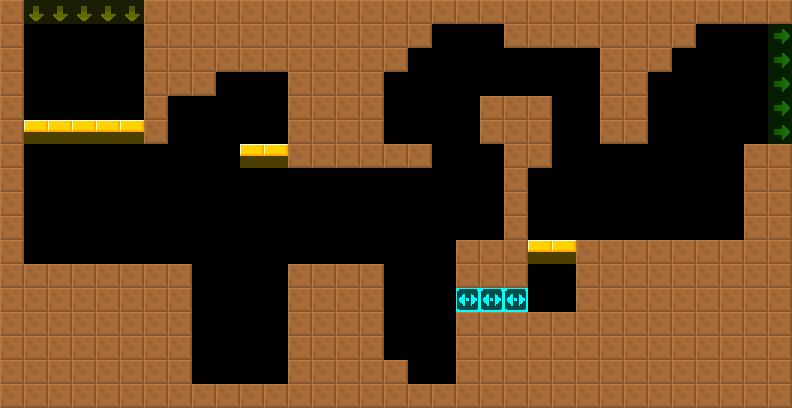

This is a level from a 2D game, rendered from its Tiled map with the project's own tilesets. A one-line summary and the map file follow, with tile-layer data summarised:
An orthogonal 33x17 tile map with 24x24 px tiles, 2 tile layers (col, lnk), 2 tilesets and 8 objects (3x Spikes, 2x AutoRetractableSpikes, 2x RetractableSpikes, FakeBlackWall).

<map version="1.4" tiledversion="1.4.2" orientation="orthogonal" renderorder="right-down" width="33" height="17" tilewidth="24" tileheight="24" infinite="0" nextlayerid="4" nextobjectid="8">
 <tileset firstgid="6" source="../../lnk.tsx" />
 <tileset firstgid="1" source="../../col.tsx" />
 <layer id="1" name="col" width="33" height="17">
  <data>[561 cells, 301 non-empty, 3 distinct tile ids]</data>
 </layer>
 <layer id="2" name="lnk" width="33" height="17" opacity="0.5">
  <data>[561 cells, 10 non-empty, 2 distinct tile ids]</data>
 </layer>
 <objectgroup id="3" name="markers" opacity="0.5">
  <object id="1" name="Spikes" type="Spikes" x="528" y="48" width="72" height="24">
   <properties>
    <property name="yr" value="0" />
    <property name="xr" value="0" />
   </properties>
  </object>
  <object id="2" name="AutoRetractableSpikes" type="AutoRetractableSpikes" x="480" y="144" width="24" height="96">
   <properties>
    <property name="yr" value="0" />
    <property name="xr" value="0" />
    <property name="customId" value="1.5-0.25" />
   </properties>
  </object>
  <object id="3" name="RetractableSpikes" type="RetractableSpikes" x="576" y="216" width="168" height="24">
   <properties>
    <property name="yr" value="0" />
    <property name="xr" value="0" />
   </properties>
  </object>
  <object id="4" name="RetractableSpikes" type="RetractableSpikes" x="24" y="240" width="168" height="24">
   <properties>
    <property name="yr" value="0" />
    <property name="xr" value="0" />
   </properties>
  </object>
  <object id="5" name="AutoRetractableSpikes" type="AutoRetractableSpikes" x="288" y="240" width="96" height="24">
   <properties>
    <property name="yr" value="0" />
    <property name="xr" value="0" />
    <property name="customId" value="1.5-0.25" />
   </properties>
  </object>
  <object id="6" name="FakeBlackWall" type="FakeBlackWall" x="456" y="288" width="72" height="24">
   <properties>
    <property name="yr" value="0" />
    <property name="xr" value="0" />
   </properties>
  </object>
  <object id="7" name="Spikes" type="Spikes" x="192" y="360" width="96" height="24">
   <properties>
    <property name="yr" value="0" />
    <property name="xr" value="0" />
   </properties>
  </object>
  <object id="8" name="Spikes" type="Spikes" x="408" y="360" width="48" height="24">
   <properties>
    <property name="yr" value="0" />
    <property name="xr" value="0" />
   </properties>
  </object>
 </objectgroup>
</map>
